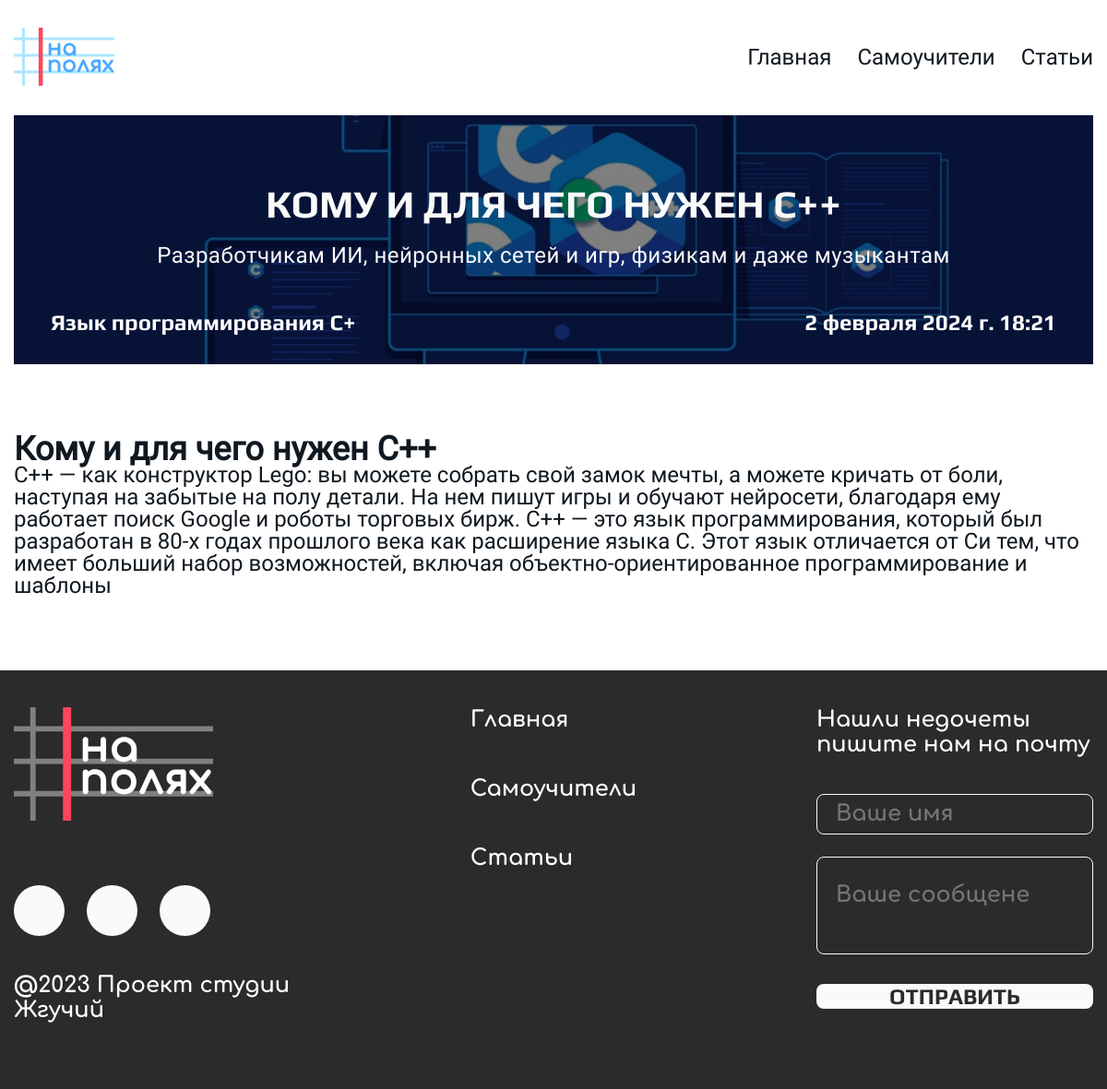
The app's page /news/komu-i-dlia-chego-nuzhen-c with its own data.
### news/models.py (models this page shows, shortened)
class News_article(models.Model):
    title = models.CharField('Заголовок', max_length=100)
    short_descr = models.CharField('Краткое описание', max_length=500)
    descr = models.TextField('Описание')
    pub_date = models.DateTimeField('Время публикации', default=datetime.now)
    preview = models.ForeignKey(News_preview, on_delete=models.CASCADE, verbose_name='язык')
    photo = models.ImageField('Фото', upload_to='news_&_articles/')
    slug = models.SlugField(unique=True, blank=True)
    class Meta:
        ordering = ["title"]
        verbose_name = "Новость"
        verbose_name_plural = "Новости"

class News_preview(models.Model):
    title = models.CharField('Заголовок', max_length=100)
    short_title = models.CharField('Краткий заголовок', max_length=200)
    class Meta:
        ordering = ["title"]
        verbose_name = "id"
        verbose_name_plural = "ids"

### news/views.py (the view)
# urls.py: path("<slug:slug>", news_detail, name="news-detail"),
def news_detail(request: HttpRequest, slug:str):
    article = get_object_or_404(News_article, slug=slug)
    short_title = article.preview.short_title
    context = {
        "article" : article,
        "short_title" :  short_title,
    }
    return render(request, 'news/news-detail.html', context)

### news/templates/news/news-detail.html (shortened to what this page needs)
{% extends "base.html" %}
{% load static %}
{% block styles %}
    <link rel="stylesheet" href="{% static 'news\css\news-detail.css' %}">
{% endblock styles %}
{% block main %}
    <section class="hero section-offset">
        <div class="container">
            <div class="hero__wapper">
                <img src="{{ article.photo.url }}" class="hero__bg-image" alt="bg_img">
                <h1 class="hero__title one-news__title">{{article.title}}</h1>
                <p class="hero__descr one-news__descr">{{article.short_descr}}</p>
                <div class="topic">
                    <div class="topic__name">{{ short_title }}</div>
                    <time class="topic__date">{{ article.pub_date }}</time>
                </div>
            </div>
        </div>
    </section>
    <section class="info section-offset">
        <div class="container__small">
            <p class="info__txt section-descr"> {{ article.descr | safe }} </p>
        </div>
    </section>
{% endblock main %}

### static/css/main.css (style rules this page uses)
html { box-sizing: border-box; scroll-behavior: smooth; }
*, *::before, *::after { box-sizing: inherit; }
img { max-width: 100%; }
:root { --play-family: "Play", sans-serif; --roboto-family: "Roboto", sans-serif; --baloo-family: "Baloo Bhaijaan", sans-serif; --inter-family: "Inter", sans-serif; --comfortaa-family: "Comfortaa", sans-serif; --gap: 24px; }
.page { min-width: 320px; font-family:var(--roboto-family); font-weight: normal; font-size: 24px; line-height: 100%; color: #101820; }
.container { max-width: 1830px; width: 100%; padding: 0 15px; margin: 0 auto; }
.container__small { max-width: 1350px; width: 100%; padding: 0 15px; margin: 0 auto; }
.section-descr { font-family: Roboto; font-size: 24px; font-style: normal; font-weight: 400; line-height: 100%; letter-spacing: 0.48px; text-align: justify; color: #000; }
.section-offset { margin-bottom: 80px; }

### news/static/news/css/news-detail.css (style rules this page uses)
.hero__wapper { position: relative; padding: 32px 40px; }
.hero__bg-image { position: absolute; top: 0; right: 0; width: 100%; height: 100%; z-index: -2; object-fit: cover; }
.hero__wapper::before { content: ""; position: absolute; top: 0; left: 0; width: 100%; height: 100%; background-color: rgba(0, 0, 0, 0.5); z-index: -1; }
.hero__title { margin-top: 120px; margin-bottom: 40px; text-align: center; font-family: Play; font-size: 44px; font-style: normal; font-weight: 700; line-height: normal; text-transform: uppercase; color: var(--background, #FAFAFA); }
.hero__descr { margin-bottom: 47px; color: var(--background, #FAFAFA); text-align: center; font-family: Roboto; font-size: 24px; font-style: normal; font-weight: 400; line-height: 100%; letter-spacing: 0.48px; }
.topic { display: flex; justify-content: space-between; }
.topic__name { color: #FFF; font-family: Play; font-size: 24px; font-style: normal; font-weight: 700; line-height: normal; }
.topic__date { color: #FFF; font-family: Play; font-size: 24px; font-style: normal; font-weight: 700; line-height: normal; }
.info__txt { margin-bottom: 40px; }

### static/css/media.css (style rules this page uses)
.one-news__title { max-width: 100% !important; }
@media (max-width : 1440px) { .hero__title { max-width: 700px; font-size: 42px; padding-bottom: 40px; } }
@media (max-width : 1440px) { .section-descr, .section-descr-2 { font-size: 18px; } }
@media (max-width : 1200px) { .one-news__title { margin-top: 40px; margin-bottom: 20px; padding: 0; } }

### records on screen
News_article: photo (picture), title "КОМУ И ДЛЯ ЧЕГО НУЖЕН C++", short_descr "Разработчикам ИИ, нейронных сетей и игр, физикам и даже музыкантам", pub_date "2 февраля 2024 г. 18:21", descr "Кому и для чего нужен C++ C++ — как конструктор Lego: вы можете собрать свой замок мечты, а можете кричать от боли, наступая на забытые на полу детали. На нем пишут игры и обучают нейросети, благодаря ему работает поиск Google и роботы торговых бирж. C++ — это язык программирования, который был разработан в 80-х годах прошлого века как расширение языка C. Этот язык отличается от Си тем, что имеет больший набор возможностей, включая объектно-ориентированное программирование и шаблоны"
News_preview: short_title "Язык программирования С+"
